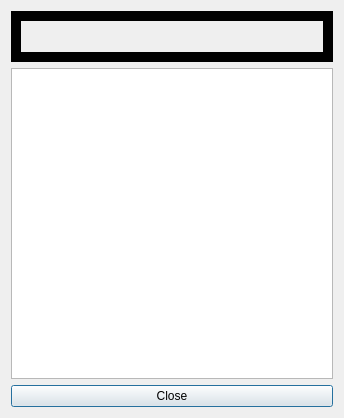
<?xml version="1.0" encoding="UTF-8"?>
<ui version="4.0">
 <class>AboutDialog</class>
 <widget class="QDialog" name="AboutDialog">
  <property name="geometry">
   <rect>
    <x>0</x>
    <y>0</y>
    <width>344</width>
    <height>418</height>
   </rect>
  </property>
  <property name="windowTitle">
   <string>About GoGoGo</string>
  </property>
  <layout class="QVBoxLayout" name="verticalLayout">
   <item>
    <widget class="QLabel" name="labelTitle">
     <property name="font">
      <font>
       <pointsize>20</pointsize>
      </font>
     </property>
     <property name="frameShape">
      <enum>QFrame::Box</enum>
     </property>
     <property name="lineWidth">
      <number>10</number>
     </property>
     <property name="midLineWidth">
      <number>5</number>
     </property>
     <property name="text">
      <string/>
     </property>
     <property name="pixmap">
      <pixmap resource="resources.qrc">:/images/Logo_128x128.png</pixmap>
     </property>
     <property name="scaledContents">
      <bool>false</bool>
     </property>
     <property name="alignment">
      <set>Qt::AlignCenter</set>
     </property>
    </widget>
   </item>
   <item>
    <widget class="QTextBrowser" name="textBrowser">
     <property name="source">
      <url>
       <string>qrc:/about.html</string>
      </url>
     </property>
     <property name="searchPaths">
      <stringlist>
       <string>qrc:/</string>
      </stringlist>
     </property>
     <property name="openExternalLinks">
      <bool>true</bool>
     </property>
    </widget>
   </item>
   <item>
    <widget class="QPushButton" name="pushButton">
     <property name="text">
      <string>Close</string>
     </property>
    </widget>
   </item>
  </layout>
 </widget>
 <resources>
  <include location="resources.qrc"/>
 </resources>
 <connections/>
</ui>
